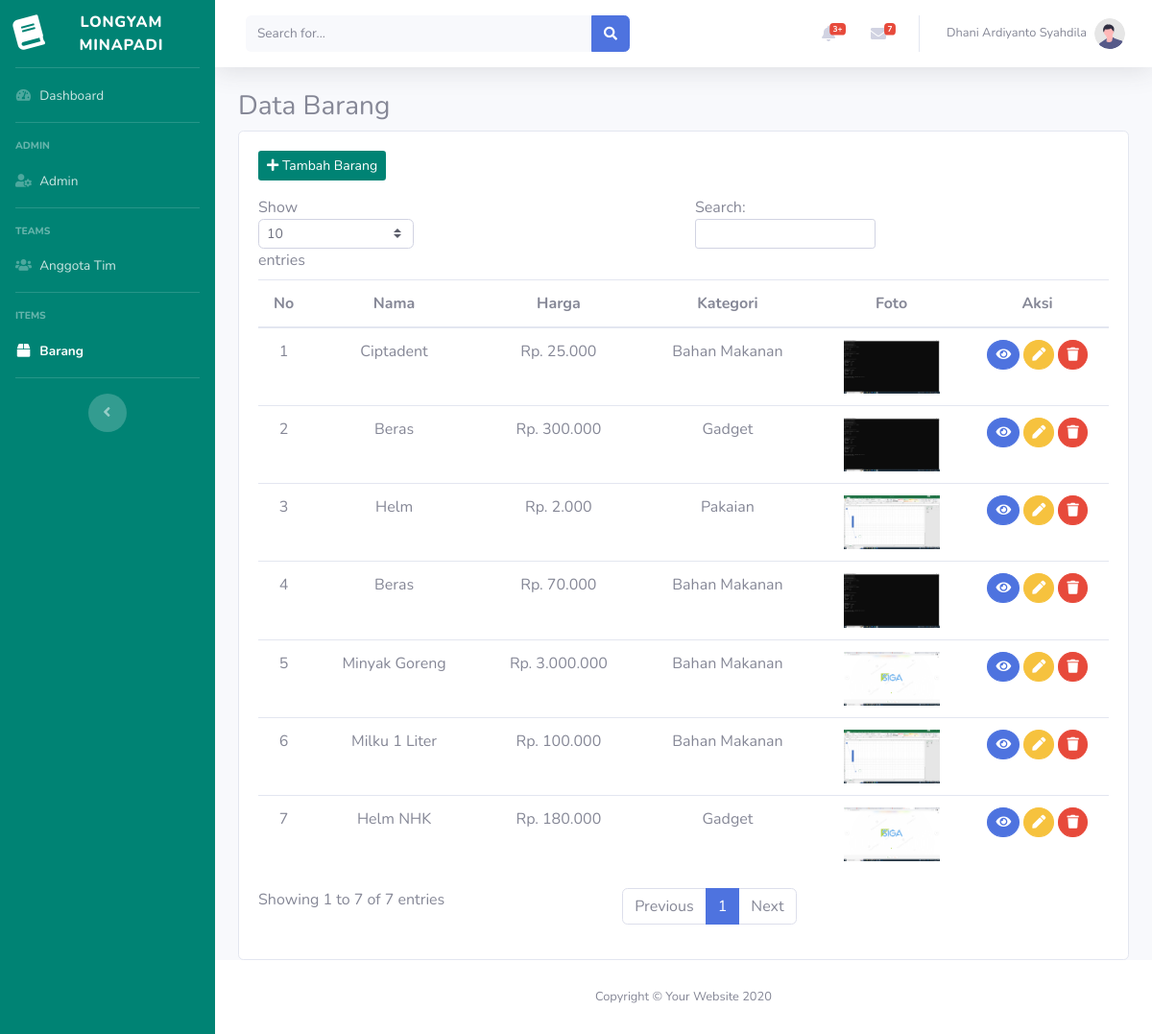
Screenshot of /index.php?page=Items (signed in) with the database file from the repository.
### tables this page shows
CREATE TABLE `items` (
  `id` int(11) NOT NULL,
  `nama_item` varchar(100) NOT NULL,
  `deskripsi_item` varchar(500) NOT NULL,
  `harga_item` int(50) NOT NULL,
  `foto_item` varchar(100) NOT NULL,
  `item_kategori` int(3) NOT NULL
);

CREATE TABLE `kategori` (
  `id` int(11) NOT NULL,
  `nama` varchar(128) NOT NULL
);

### item/index.php (the view, shortened to what this page needs)
<h3>Data Barang</h3>
<div class="card">
    <div class="card-body">
        <button type="button" class="btn btn-sm text-white mb-3" data-toggle="modal" data-target="#modalTambah"
            style="background-color:#008374">
            <i class="fas fa-plus"></i> Tambah Barang
        </button>
        <table class="table table-stripped" id="dataTable">
            <thead class="text-center">
                <tr>
                    <th>No</th>
                    <th>Nama</th>
                    <th>Harga</th>
                    <th>Kategori</th>
                    <th>Foto</th>
                    <th>Aksi</th>
                </tr>
            </thead>
            <tbody class="text-center">
                <?php
                include "./koneksi.php";
                $sql = "SELECT items.*,kategori.nama as nama_kategori FROM items, kategori WHERE items.item_kategori = kategori.id";
                $result = mysqli_query($conn, $sql);
                $no = 0;
                while ($data = mysqli_fetch_array($result)) :
                    $no++;
                    $harga = number_format($data['harga_item'],0,",",".");
                ?>
                <tr>
                    <td><?= $no; ?></td>
                    <td><?= $data['nama_item']; ?></td>
                    <td>Rp. <?= $harga; ?></td>
                    <td><?= $data['nama_kategori']; ?></td>
                    <td>
                        <img src="item/uploads/<?= $data['foto_item']; ?>" alt="<?= $data['nama_item']; ?>" style="max-width: 100px; max-height: 100px; object-fit: contain;">
                    </td>
                    <td>
                        <button onclick="updateDetailModal(<?=$data['id']?>)" class='btn btn-sm btn-primary rounded-circle' data-toggle="modal" data-target="#modalDetail"><i class='fas fa-eye'></i></button>
                        <button onclick="updateUbahModal(<?=$data['id']?>)" class='btn btn-sm btn-warning rounded-circle' data-toggle="modal" data-target="#modalUbah"><i class='fas fa-pen text-white'></i></button>
                        <a href='delete.php?id=<?=$data['id']?>' class='btn btn-sm btn-danger rounded-circle'><i class='fas fa-trash'></i></a>
                    </td>
                </tr>
                <?php endwhile; ?>
            </tbody>
        </table>
    </div>
</div>

### index.php (shortened to what this page needs)
<?php
include "koneksi.php";
?>
<!DOCTYPE html>
<html lang="en">
<head>
    <link href="assetsAdmin/vendor/fontawesome-free/css/all.min.css" rel="stylesheet" type="text/css">
    <link href="assetsAdmin/css/sb-admin-2.min.css" rel="stylesheet">
</head>
<body id="page-top">
    <div id="wrapper">
        <ul class="navbar-nav sidebar sidebar-dark accordion" id="accordionSidebar" style="background-color:#008374">
            <a class="sidebar-brand d-flex align-items-center justify-content-center" href="index.html">
                <div class="sidebar-brand-icon rotate-n-15">
                    <i class="fas fa-book"></i>
                </div>
                <div class="sidebar-brand-text mx-3">Longyam minapadi</div>
            </a>
            <hr class="sidebar-divider my-0">
            <li class="nav-item <?=(!isset($_GET['page'])) ? 'active' : ''; ?>">
                <a class="nav-link" href="index.php">
                    <i class="fas fa-fw fa-tachometer-alt"></i>
                    <span>Dashboard</span></a>
            </li>
            <?php if(isset($_GET['page'])) $p = $_GET['page']; ?>
            <hr class="sidebar-divider">
            <div class="sidebar-heading">Admin</div>
            <li class="nav-item <?= (isset($_GET['page']) && $p == 'Admins') ? 'active' : ''; ?>">
                <a class="nav-link" href="?page=Admins">
                    <i class="fas fa-fw fa-user-cog"></i>
                    <span>Admin</span>
                </a>
            </li>
            <hr class="sidebar-divider">
            <div class="sidebar-heading">Teams</div>
            <li class="nav-item <?=(isset($_GET['page']) && $p == 'Teams') ? 'active' : ''; ?>">
                <a class="nav-link" href="?page=Teams">
                    <i class="fas fa-users"></i>
                    <span>Anggota Tim</span>
                </a>
            </li>
            <hr class="sidebar-divider">
            <div class="sidebar-heading">Items</div>
            <li class="nav-item <?=(isset($_GET['page']) && $p == 'Items') ? 'active' : ''; ?>">
                <a class="nav-link" href="?page=Items">
                    <i class="fas fa-fw fa-box"></i>
                    <span>Barang</span>
                </a>
            </li>
            <hr class="sidebar-divider">
            <div class="text-center d-none d-md-inline">
                <button class="rounded-circle border-0" id="sidebarToggle"></button>
            </div>
        </ul>
        <div id="content-wrapper" class="d-flex flex-column">
            <div id="content">
                <nav class="navbar navbar-expand navbar-light bg-white topbar mb-4 static-top shadow">
                    <form
                        class="d-none d-sm-inline-block form-inline mr-auto ml-md-3 my-2 my-md-0 mw-100 navbar-search">
                        <div class="input-group">
                            <input type="text" class="form-control bg-light border-0 small" placeholder="Search for..."
                                aria-label="Search" aria-describedby="basic-addon2">
                            <div class="input-group-append">
                                <button class="btn btn-primary" type="button">
                                    <i class="fas fa-search fa-sm"></i>
                                </button>
                            </div>
                        </div>
                    </form>
                    <ul class="navbar-nav ml-auto">
                        <li class="nav-item dropdown no-arrow mx-1">
                            <a class="nav-link dropdown-toggle" href="#" id="alertsDropdown" role="button"
                                data-toggle="dropdown" aria-haspopup="true" aria-expanded="false">
                                <i class="fas fa-bell fa-fw"></i>
                                <span class="badge badge-danger badge-counter">3+</span>
                            </a>
                        </li>
                        <li class="nav-item dropdown no-arrow mx-1">
                            <a class="nav-link dropdown-toggle" href="#" id="messagesDropdown" role="button"
                                data-toggle="dropdown" aria-haspopup="true" aria-expanded="false">
                                <i class="fas fa-envelope fa-fw"></i>
                                <span class="badge badge-danger badge-counter">7</span>
                            </a>
                        </li>
                        <li class="nav-item dropdown no-arrow">
                            <a class="nav-link dropdown-toggle" href="#" id="userDropdown" role="button"
                                data-toggle="dropdown" aria-haspopup="true" aria-expanded="false">
                                <span class="mr-2 d-none d-lg-inline text-gray-600 small">
                                    <?= $_SESSION['nama'] ?>
                                </span>
                                <img class="img-profile rounded-circle" src="img/undraw_profile.svg">
                            </a>
                        </li>
                    </ul>
                </nav>
                <div class="container-fluid">
                    <?php
                    if (isset($_GET['page'])) {
                        $page = $_GET['page'];
                        switch ($page) {
                            case 'Items': include "item/index.php"; break;
                        }
                    } else {
                        include "Dashboard.php";
                    }
                    ?>
                </div>
            </div>
            <footer class="sticky-footer bg-white">
                <div class="container my-auto">
                    <div class="copyright text-center my-auto">
                        <span>Copyright &copy; Your Website 2020</span>
                    </div>
                </div>
            </footer>
        </div>
    </div>
</body>
</html>

### rows the page displays
items: nama_item "Ciptadent", harga_item "25.000", kategori.nama "Bahan Makanan", foto_item (picture)
items: nama_item "Beras", harga_item "300.000", kategori.nama "Gadget", foto_item (picture)
items: nama_item "Helm", harga_item "2.000", kategori.nama "Pakaian", foto_item (picture)
items: nama_item "Beras", harga_item "70.000", kategori.nama "Bahan Makanan", foto_item (picture)
items: nama_item "Minyak Goreng", harga_item "3.000.000", kategori.nama "Bahan Makanan", foto_item (picture)
items: nama_item "Milku 1 Liter", harga_item "100.000", kategori.nama "Bahan Makanan", foto_item (picture)
items: nama_item "Helm NHK", harga_item "180.000", kategori.nama "Gadget", foto_item (picture)

### other values shown
$_SESSION['nama'] "Dhani Ardiyanto Syahdila"
